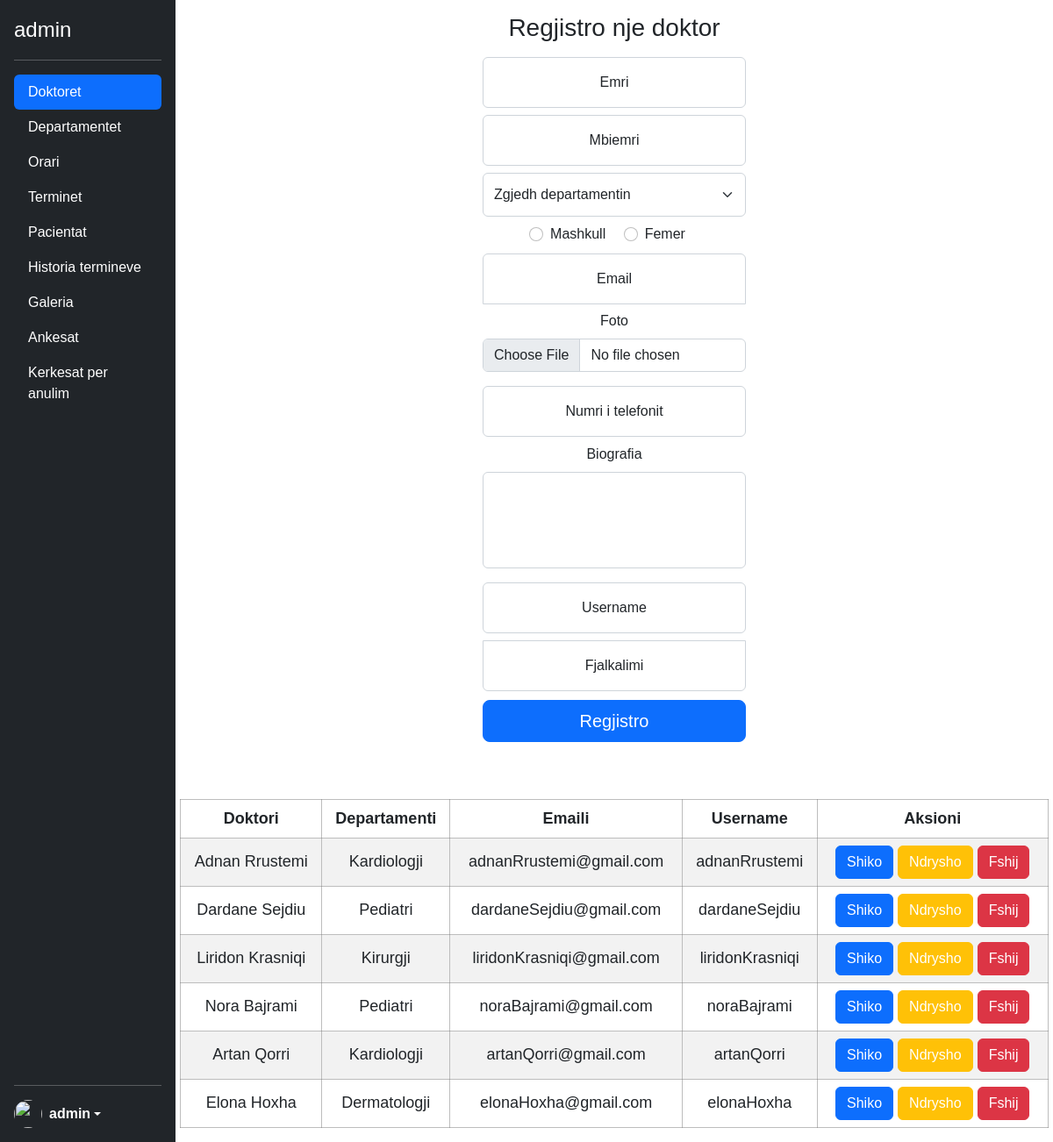
The app's page /admin/doktoret.php (signed in) with its own data.
### tables this page shows
CREATE TABLE `doctor_personal_info` (
  `id` int(11) NOT NULL,
  `fullName` varchar(100) NOT NULL,
  `departamenti` varchar(100) NOT NULL,
  `gjinia` varchar(100) NOT NULL,
  `email` varchar(100) NOT NULL,
  `biografia` varchar(350) NOT NULL,
  `foto` varchar(200) NOT NULL,
  `telefoni` varchar(100) NOT NULL,
  `username` varchar(100) NOT NULL,
  `password` varchar(225) NOT NULL
);

### admin/doktoret.php (the view, shortened to what this page needs)
 <?php
    include('../config.php');
?>
 <?php include('header.php') ?>
 </head>
 <body>
     <?php
        $name = $lastName = $personalNumber = $genderMale = $genderFem = $userEmail = $biografia = $phone = $user1 = "";
        ?>
     <div class="sideBlock">
         <button type="button" class="ham" id="ham_menu"><i class="fa-solid fa-bars"></i></button>
     </div>
     <div class="d-flex flex-column flex-shrink-0 p-3 text-white bg-dark sidebar">
         <p class="d-flex align-items-center mb-3 mb-md-0 me-md-auto text-white text-decoration-none">
             <span class="fs-4"><?php echo $_SESSION['admin'] ?></span>
         </p>
         <hr>
         <ul class="nav nav-pills flex-column mb-auto">
             <li class="nav-item"><a href="doktoret.php" class="nav-link active" aria-current="page">Doktoret</a></li>
             <li><a href="departamentet.php" class="nav-link text-white">Departamentet</a></li>
             <li><a href="orari.php" class="nav-link text-white">Orari</a></li>
             <li><a href="terminet.php" class="nav-link text-white">Terminet</a></li>
             <li><a href="pacientat.php"" class=" nav-link text-white">Pacientat</a></li>
             <li><a href="historiaTerminit.php" class="nav-link text-white">Historia termineve</a></li>
             <li class="nav-item"><a href="galeria.php" class="nav-link text-white">Galeria</a></li>
             <li><a href="ankesat.php" class="nav-link text-white">Ankesat</a></li>
             <li><a href="kerkesatAnulimit.php" class="nav-link text-white">Kerkesat per anulim</a></li>
         </ul>
         <hr>
         <div class="dropdown">
             <a href="#" class="d-flex align-items-center text-white text-decoration-none dropdown-toggle" id="dropdownUser1" data-bs-toggle="dropdown" aria-expanded="false">
                 <img src="https://w7.pngwing.com/pngs/200/420/png-transparent-user-profile-computer-icons-overview-rectangle-black-data-thumbnail.png" alt="" width="32" height="32" class="rounded-circle me-2">
                 <strong><?php echo $_SESSION['admin'] ?></strong>
             </a>
         </div>
     </div>
     <main class="text-center main mainRes">
         <form method="POST" class="form-signin reg_doc" enctype="multipart/form-data" autocomplete="off">
             <h1 class="h3 mb-3 fw-normal">Regjistro nje doktor</h1>
             <div class="form-floating">
                 <input type="text" class="form-control <?= $invalid_name ?? "" ?>" id="floatingInput" name="name" placeholder="Emri" value="<?= $name; ?>">
                 <label for="floatingInput">Emri</label>
             </div>
             <div class="form-floating">
                 <input type="text" class="form-control mt-2 <?= $invalid_surname ?? "" ?>" id="floatingInput" name="surname" placeholder="Mbiemri" value="<?= $lastName; ?>">
                 <label for="floatingInput">Mbiemri</label>
             </div>
             <div>
                 <select class="form-select <?= $invalid_dep ?? "" ?> mt-2" aria-label="Default select example" name="departament">
                     <option value="">Zgjedh departamentin</option>
                 </select>
             </div>
             <div class="form-check form-check-inline mt-2">
                 <input class="form-check-input" type="radio" name="gender" id="inlineRadio1" value="Mashkull" <?= $genderMale ?? "" ?>>
                 <label class="form-check-label" for="inlineRadio1">Mashkull</label>
             </div>
             <div class="form-check form-check-inline mt-2">
                 <input class="form-check-input" type="radio" name="gender" id="inlineRadio2" value="Femer" <?= $genderFem ?? "" ?>>
                 <label class="form-check-label" for="inlineRadio2">Femer</label>
             </div> <br>
             <div class="form-floating">
                 <input type="email" class="form-control mt-2 <?= $invalid_email ?? "" ?>" id="floatingInput" name="email" placeholder="name@example.com" value="<?= $userEmail; ?>">
                 <label for="floatingInput">Email</label>
             </div>
             <div class="mb-3">
                 <label for="formFile" class="form-label mt-2">Foto</label>
                 <input class="form-control <?= $invalid_photo ?? "" ?>" type="file" name="my_image" id="formFile">
             </div>
             <div class="form-floating">
                 <input type="tel" class="form-control mt-2 <?= $invalid_phone ?? "" ?>" id="floatingInput" name="phone" placeholder="Numri i telefonit" value="<?= $phone; ?>">
                 <label for="floatingInput">Numri i telefonit</label>
             </div>
             <div class="mb-3">
                 <label for="biografia" class="form-label mt-2">Biografia</label>
                 <textarea class="form-control <?= $invalid_bio ?? "" ?>" id="biografia" rows="4" maxlength="250" name="docBio"><?= $biografia; ?></textarea>
             </div>
             <div class="form-floating">
                 <input type="text" class="form-control mt-2 <?= $invalid_user ?? "" ?>" id="floatingInput" name="username" placeholder="Username" value="<?= $user1; ?>">
                 <label for="floatingInput">Username</label>
             </div>
             <div class="form-floating">
                 <input type="password" class="form-control mt-2 <?= $invalid_pass ?? "" ?>" id="floatingPassword" name="password" placeholder="Fjalkalimi">
                 <label for="floatingPassword">Fjalkalimi</label>
             </div>
             <button class="w-100 btn btn-lg btn-primary" type="submit" name="register">Regjistro</button>
         </form>
     </main>
     <?php
        $sql = "SELECT * FROM doctor_personal_info";
        $stm = $con->prepare($sql);
        $stm->execute();
        $data = $stm->fetchAll();
        if (!$data) {
            $empty = 'empty';
        } else {
            $empty = '';
        }
        ?>
     <article class="main">
         <?php if ($empty == '') : ?>
             <table class="table table-striped table_doc table_patient text-center table_doctors">
                 <thead>
                     <tr>
                         <th scope="col">Doktori</th>
                         <th scope="col">Departamenti</th>
                         <th scope="col">Emaili</th>
                         <th scope="col">Username</th>
                         <th scope="col">Aksioni</th>
                     </tr>
                 </thead>
                 <tbody>
                     <?php foreach ($data as $data) : ?>
                         <tr>
                             <td><?= $data['fullName'] ?></td>
                             <td><?= $data['departamenti'] ?></td>
                             <td><?= $data['email'] ?></td>
                             <td><?= $data['username'] ?></td>
                             <td>
                                 <a class="text-decoration-none w-25 text-white showPop">
                                     <button class="btn btn-primary  text-white " id="showPop">Shiko</button>
                                 </a>
                                 <a href="editUser.php?id=<?= $data['id']  ?>" class="text-decoration-none w-25 text-white showEditPop">
                                     <button class="btn btn-warning  text-white">Ndrysho</button>
                                 </a>
                                 <a href="deleteUser.php?id=<?= $data['id']  ?>" class="text-decoration-none w-25 text-white">
                                     <button class="btn btn-danger text-white">Fshij</button>
                                 </a>
                             </td>
                         </tr>
                     <?php endforeach; ?>
                 </tbody>
             </table>
         <?php endif; ?>
     </article>
 </body>
 </html>

### css/main.css (style rules this page uses)
:root { --primary: #0D6EFD; --background: #081C15; --secondary: #40916C; --border: #74c69d; --focus: #95d5b2; --font-family: 'Roboto', sans-serif; --grey: #adb5bd; --darkGrey: #495057; }
* { font-family: Arial, Helvetica, sans-serif; }
body { overflow: auto !important; }
main { max-height: none !important; }
.main { display: flex; justify-content: center; width: calc(100% - 200px); margin-left: 200px; }
.sidebar { width: 200px !important; height: 100% !important; position: fixed; display: flex; flex-direction: column; z-index: 999; }
.form-signin { width: 100%; max-width: 330px; padding: 15px; margin-bottom: 50px; }
.form-signin input[type="email"] { margin-bottom: -1px; border-bottom-right-radius: 0; border-bottom-left-radius: 0; }
.form-signin input[type="password"] { margin-bottom: 10px; border-top-left-radius: 0; border-top-right-radius: 0; }
.form-check { margin-top: 10px; margin-bottom: 10px; }
#biografia { resize: none; }
.table_doc { width: 99%; }
.table_doctors { width: 75% !important; }
.table_doc thead tr th { font-size: 18px; }
.table_doc tbody tr td { font-size: 18px; }
.form-select { height: 50px; }
.table thead tr, .table tbody td { height: 30px !important; }
.table { width: 99% !important; }
.table thead tr th { border: 1px solid rgba(128, 128, 128, 0.521); }
.table tbody tr td { border: 1px solid rgba(128, 128, 128, 0.521); vertical-align: middle; }
.sideBlock { position: absolute; top: 10px; left: 5px; }

### records on screen
doctor_personal_info: fullName "Adnan Rrustemi", departamenti "Kardiologji", email "adnanRrustemi@gmail.com", username "adnanRrustemi"
doctor_personal_info: fullName "Dardane Sejdiu", departamenti "Pediatri", email "dardaneSejdiu@gmail.com", username "dardaneSejdiu"
doctor_personal_info: fullName "Liridon Krasniqi", departamenti "Kirurgji", email "liridonKrasniqi@gmail.com", username "liridonKrasniqi"
doctor_personal_info: fullName "Nora Bajrami", departamenti "Pediatri", email "noraBajrami@gmail.com", username "noraBajrami"
doctor_personal_info: fullName "Artan Qorri", departamenti "Kardiologji", email "artanQorri@gmail.com", username "artanQorri"
doctor_personal_info: fullName "Elona Hoxha", departamenti "Dermatologji", email "elonaHoxha@gmail.com", username "elonaHoxha"

### other values on screen
$_SESSION['admin'] "admin"
